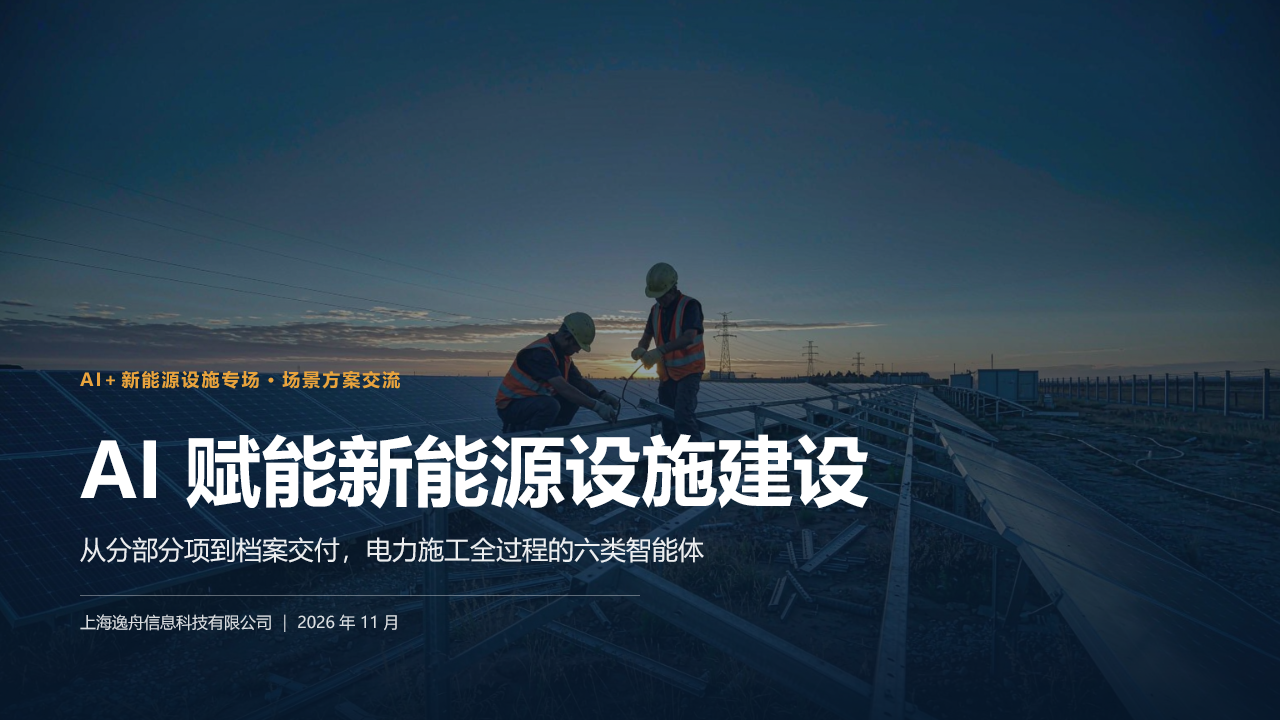
#> input picture ai智能ppt/.ppt-build/unify-v17/src-1.png, 1280 x 720 px, found by its file name; its folder holds only this picture in this run
$ python montage-src.py
#> lines starting #> are read from the running program, lines starting #| are printed output that depends on the picture
from PIL import Image,ImageOps,ImageDraw
from pathlib import Path
p=Path('.ppt-build/unify-v17');out=Image.new('RGB',(1280,((21+2)//3)*264),'#dddddd')
#> after `out = Image.new('RGB', (1280, (21 + 2) // 3 * 264), '#dddddd')`: out: PIL image 1280x1848 RGB; every value is 221
for n in range(1,22):
 im=Image.open(p/f'src-{n}.png');im.thumbnail((420,236));x=((n-1)%3)*426;y=((n-1)//3)*264;out.paste(im,(x,y));ImageDraw.Draw(out).text((x+6,y+237),str(n),fill='black')
#> further down, im is the input picture: PIL image 1280x720 RGBA; mean R, G, B, A 41.4, 62.4, 79.2, 255
#> after `im.thumbnail((420, 236))`:
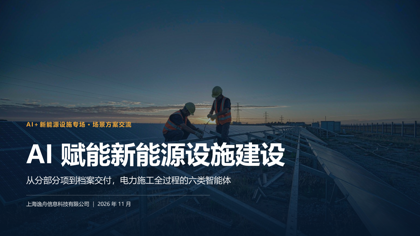
#> im: PIL image 420x236 RGBA; mean R, G, B, A 41.2, 62.3, 79.1, 255
#> after `out.paste(im, (x, y))`:
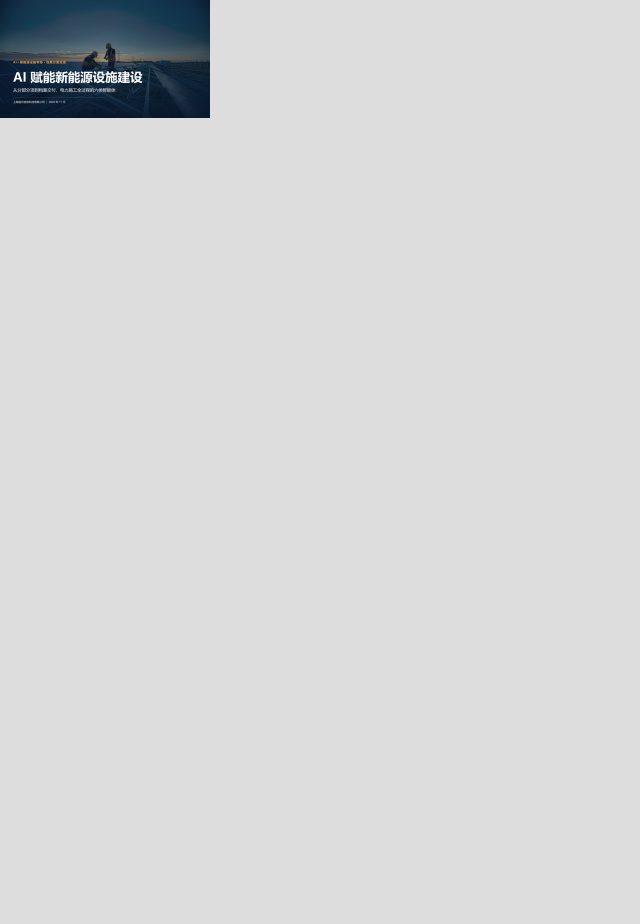
#> out: PIL image 1280x1848 RGB (shown at 1/2 size); mean R, G, B 213.5, 214.3, 215.1
#> (the run stopped early here; a loop or call above may not have finished)
